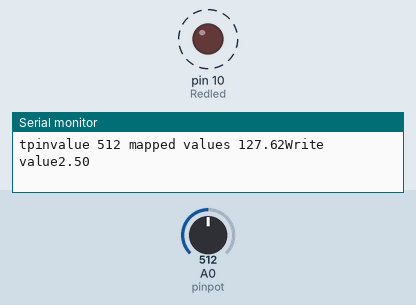
Recording of a sketch running on a simulated Arduino Uno, built with avr-gcc and run on an emulated ATmega328P. Parts: output pins drawn as LEDs (lit = HIGH), the last lines printed to the serial monitor. Dashed ring = blinking. Inputs (shaded band) come from the test bench; at power-on: A0 (pinpot) = 512.

Above: at 1.8 s.
1.9 s: A0 (pinpot) set to 306
At 2.2 s:
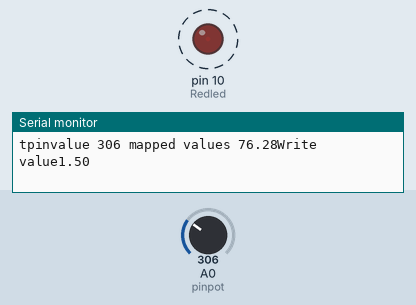
5.4 s: A0 (pinpot) set to 0
At 5.8 s:
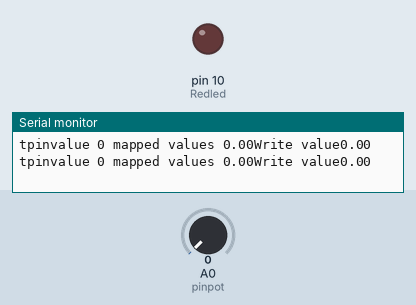
9.5 s: A0 (pinpot) set to 511
At 9.9 s:
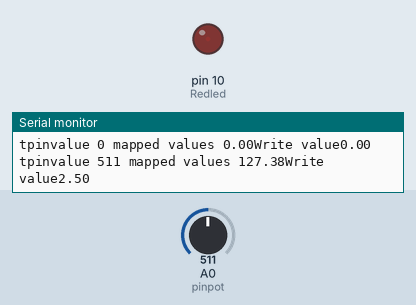
Timing chart, 0 to 19.0 s (numbered marks = the images above; inputs shaded):
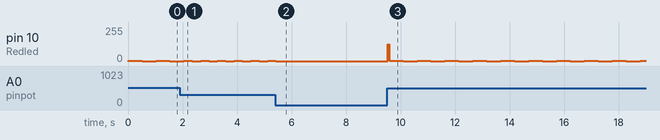

Measured:
- after the input at 1.9 s, pin 10 (Redled): alternates 1/255 for 0.31 s and 0/255 for 0.31 s, starting after 0.46 s
- after the input at 5.4 s, pin 10 (Redled): goes on until 5.4 s, then stays 0/255
- after the input at 9.5 s, pin 10 (Redled): 0/255 → 127/255 at once, then repeats every 1.0 s: 1/255 0.51 s, 0/255 0.51 s
- by itself, pin 10 (Redled): alternates 1/255 for 0.51 s and 0/255 for 0.51 s

The sketch:

serialmonitor_LED_portentiometer.ino
```cpp
int pinpot=A0;
int Redled=10;
int Readvalue;
float Writevalue;
float voltage;

void setup() { Serial.begin(9600);
  pinMode(pinpot,INPUT);
  pinMode(Redled,OUTPUT);


  // put your setup code here, to run once:

}

void loop() {
   Readvalue=analogRead(pinpot);  //read potentiometer .
  Writevalue=(255./1023.)*Readvalue;   //mapped value
  voltage=(5./1023.)*Readvalue;    // scale
  analogWrite(Redled,Writevalue);    // write led at a varying brightness.
  Serial.print("tpinvalue ");  // read from specified led.
  Serial.print(Readvalue);
  Serial.print(" ");
  Serial.print("mapped values");
  Serial.print(" ");
  Serial.print(Writevalue);
  Serial.print("");
  Serial.print("Write value");
  Serial.print("");
  Serial.println(voltage);
  analogWrite(Redled,HIGH);  //on
  delay(Readvalue);// determine the value
  analogWrite(Redled,LOW);  // off
  delay(Readvalue);

 // put your main code here, to run repeatedly:

}
```
